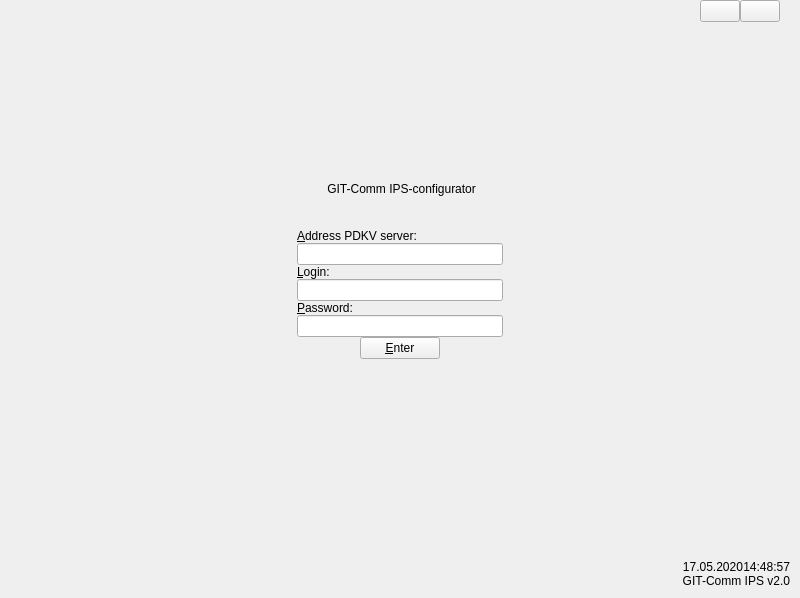
<?xml version="1.0" encoding="UTF-8"?>
<ui version="4.0">
 <class>LoginDialog</class>
 <widget class="QDialog" name="LoginDialog">
  <property name="geometry">
   <rect>
    <x>0</x>
    <y>0</y>
    <width>800</width>
    <height>598</height>
   </rect>
  </property>
  <property name="font">
   <font>
    <family>MS Shell Dlg 2</family>
   </font>
  </property>
  <property name="windowTitle">
   <string notr="true">Login SURV</string>
  </property>
  <property name="styleSheet">
   <string notr="true"/>
  </property>
  <layout class="QVBoxLayout" name="verticalLayout_3">
   <property name="spacing">
    <number>0</number>
   </property>
   <property name="leftMargin">
    <number>0</number>
   </property>
   <property name="topMargin">
    <number>0</number>
   </property>
   <property name="rightMargin">
    <number>0</number>
   </property>
   <property name="bottomMargin">
    <number>0</number>
   </property>
   <item>
    <widget class="QWidget" name="header" native="true">
     <layout class="QHBoxLayout" name="horizontalLayout_2">
      <property name="spacing">
       <number>0</number>
      </property>
      <property name="leftMargin">
       <number>10</number>
      </property>
      <property name="topMargin">
       <number>0</number>
      </property>
      <property name="rightMargin">
       <number>0</number>
      </property>
      <property name="bottomMargin">
       <number>0</number>
      </property>
      <item>
       <widget class="QWidget" name="w_block_logo_login" native="true"/>
      </item>
      <item>
       <spacer name="hs">
        <property name="orientation">
         <enum>Qt::Horizontal</enum>
        </property>
        <property name="sizeHint" stdset="0">
         <size>
          <width>703</width>
          <height>20</height>
         </size>
        </property>
       </spacer>
      </item>
      <item>
       <widget class="QWidget" name="close_container" native="true">
        <layout class="QHBoxLayout" name="horizontalLayout">
         <property name="spacing">
          <number>0</number>
         </property>
         <property name="leftMargin">
          <number>0</number>
         </property>
         <property name="topMargin">
          <number>0</number>
         </property>
         <property name="rightMargin">
          <number>20</number>
         </property>
         <property name="bottomMargin">
          <number>0</number>
         </property>
         <item>
          <widget class="QPushButton" name="b_hideWindow">
           <property name="cursor">
            <cursorShape>PointingHandCursor</cursorShape>
           </property>
           <property name="focusPolicy">
            <enum>Qt::NoFocus</enum>
           </property>
           <property name="text">
            <string/>
           </property>
          </widget>
         </item>
         <item>
          <widget class="QPushButton" name="b_close">
           <property name="minimumSize">
            <size>
             <width>0</width>
             <height>0</height>
            </size>
           </property>
           <property name="maximumSize">
            <size>
             <width>16777215</width>
             <height>16777215</height>
            </size>
           </property>
           <property name="cursor">
            <cursorShape>PointingHandCursor</cursorShape>
           </property>
           <property name="focusPolicy">
            <enum>Qt::NoFocus</enum>
           </property>
           <property name="layoutDirection">
            <enum>Qt::RightToLeft</enum>
           </property>
           <property name="text">
            <string/>
           </property>
          </widget>
         </item>
        </layout>
       </widget>
      </item>
     </layout>
    </widget>
   </item>
   <item>
    <spacer name="v4">
     <property name="orientation">
      <enum>Qt::Vertical</enum>
     </property>
     <property name="sizeHint" stdset="0">
      <size>
       <width>20</width>
       <height>40</height>
      </size>
     </property>
    </spacer>
   </item>
   <item>
    <layout class="QHBoxLayout" name="horizontalLayout_3">
     <property name="spacing">
      <number>0</number>
     </property>
     <item>
      <spacer name="horizontalSpacer_8">
       <property name="orientation">
        <enum>Qt::Horizontal</enum>
       </property>
       <property name="sizeHint" stdset="0">
        <size>
         <width>40</width>
         <height>20</height>
        </size>
       </property>
      </spacer>
     </item>
     <item>
      <widget class="QLabel" name="l_title_prog">
       <property name="text">
        <string> GIT-Comm IPS-configurator</string>
       </property>
      </widget>
     </item>
     <item>
      <spacer name="horizontalSpacer_7">
       <property name="orientation">
        <enum>Qt::Horizontal</enum>
       </property>
       <property name="sizeHint" stdset="0">
        <size>
         <width>40</width>
         <height>20</height>
        </size>
       </property>
      </spacer>
     </item>
    </layout>
   </item>
   <item>
    <layout class="QHBoxLayout" name="horizontalLayout_4">
     <property name="spacing">
      <number>0</number>
     </property>
     <item>
      <spacer name="h10">
       <property name="orientation">
        <enum>Qt::Horizontal</enum>
       </property>
       <property name="sizeHint" stdset="0">
        <size>
         <width>257</width>
         <height>181</height>
        </size>
       </property>
      </spacer>
     </item>
     <item>
      <layout class="QVBoxLayout" name="verticalLayout_2">
       <property name="spacing">
        <number>0</number>
       </property>
       <item>
        <widget class="QWidget" name="LoginForm" native="true">
         <layout class="QVBoxLayout" name="verticalLayout">
          <property name="spacing">
           <number>0</number>
          </property>
          <property name="leftMargin">
           <number>0</number>
          </property>
          <property name="topMargin">
           <number>30</number>
          </property>
          <property name="rightMargin">
           <number>0</number>
          </property>
          <property name="bottomMargin">
           <number>30</number>
          </property>
          <item>
           <layout class="QGridLayout" name="gridLayout">
            <property name="spacing">
             <number>0</number>
            </property>
            <item row="0" column="1">
             <widget class="QLabel" name="l_url">
              <property name="text">
               <string>&amp;Address PDKV server:</string>
              </property>
              <property name="buddy">
               <cstring>m_url</cstring>
              </property>
             </widget>
            </item>
            <item row="1" column="0">
             <spacer name="horizontalSpacer">
              <property name="orientation">
               <enum>Qt::Horizontal</enum>
              </property>
              <property name="sizeType">
               <enum>QSizePolicy::Fixed</enum>
              </property>
              <property name="sizeHint" stdset="0">
               <size>
                <width>30</width>
                <height>20</height>
               </size>
              </property>
             </spacer>
            </item>
            <item row="1" column="1">
             <widget class="QLineEdit" name="m_url">
              <property name="layoutDirection">
               <enum>Qt::LeftToRight</enum>
              </property>
              <property name="maxLength">
               <number>32</number>
              </property>
              <property name="alignment">
               <set>Qt::AlignLeading|Qt::AlignLeft|Qt::AlignVCenter</set>
              </property>
             </widget>
            </item>
            <item row="1" column="2">
             <spacer name="horizontalSpacer_2">
              <property name="orientation">
               <enum>Qt::Horizontal</enum>
              </property>
              <property name="sizeType">
               <enum>QSizePolicy::Fixed</enum>
              </property>
              <property name="sizeHint" stdset="0">
               <size>
                <width>30</width>
                <height>20</height>
               </size>
              </property>
             </spacer>
            </item>
           </layout>
          </item>
          <item>
           <layout class="QGridLayout" name="gridLayout_2">
            <property name="spacing">
             <number>0</number>
            </property>
            <item row="0" column="1">
             <widget class="QLabel" name="l_login">
              <property name="text">
               <string>&amp;Login:</string>
              </property>
              <property name="buddy">
               <cstring>m_login</cstring>
              </property>
             </widget>
            </item>
            <item row="1" column="0">
             <spacer name="horizontalSpacer_3">
              <property name="orientation">
               <enum>Qt::Horizontal</enum>
              </property>
              <property name="sizeType">
               <enum>QSizePolicy::Fixed</enum>
              </property>
              <property name="sizeHint" stdset="0">
               <size>
                <width>30</width>
                <height>20</height>
               </size>
              </property>
             </spacer>
            </item>
            <item row="1" column="1">
             <widget class="QLineEdit" name="m_login">
              <property name="maxLength">
               <number>32</number>
              </property>
             </widget>
            </item>
            <item row="1" column="2">
             <spacer name="horizontalSpacer_4">
              <property name="orientation">
               <enum>Qt::Horizontal</enum>
              </property>
              <property name="sizeType">
               <enum>QSizePolicy::Fixed</enum>
              </property>
              <property name="sizeHint" stdset="0">
               <size>
                <width>30</width>
                <height>20</height>
               </size>
              </property>
             </spacer>
            </item>
           </layout>
          </item>
          <item>
           <layout class="QGridLayout" name="gridLayout_3">
            <property name="spacing">
             <number>0</number>
            </property>
            <item row="0" column="1">
             <widget class="QLabel" name="l_password">
              <property name="text">
               <string>&amp;Password:</string>
              </property>
              <property name="buddy">
               <cstring>m_password</cstring>
              </property>
             </widget>
            </item>
            <item row="1" column="0">
             <spacer name="horizontalSpacer_6">
              <property name="orientation">
               <enum>Qt::Horizontal</enum>
              </property>
              <property name="sizeType">
               <enum>QSizePolicy::Fixed</enum>
              </property>
              <property name="sizeHint" stdset="0">
               <size>
                <width>30</width>
                <height>20</height>
               </size>
              </property>
             </spacer>
            </item>
            <item row="1" column="1">
             <widget class="QLineEdit" name="m_password">
              <property name="maxLength">
               <number>32</number>
              </property>
              <property name="echoMode">
               <enum>QLineEdit::Password</enum>
              </property>
             </widget>
            </item>
            <item row="1" column="2">
             <spacer name="horizontalSpacer_5">
              <property name="orientation">
               <enum>Qt::Horizontal</enum>
              </property>
              <property name="sizeType">
               <enum>QSizePolicy::Fixed</enum>
              </property>
              <property name="sizeHint" stdset="0">
               <size>
                <width>30</width>
                <height>20</height>
               </size>
              </property>
             </spacer>
            </item>
           </layout>
          </item>
          <item>
           <layout class="QHBoxLayout" name="h4">
            <item>
             <spacer name="h5">
              <property name="orientation">
               <enum>Qt::Horizontal</enum>
              </property>
              <property name="sizeHint" stdset="0">
               <size>
                <width>40</width>
                <height>20</height>
               </size>
              </property>
             </spacer>
            </item>
            <item>
             <widget class="QPushButton" name="b_login">
              <property name="enabled">
               <bool>true</bool>
              </property>
              <property name="cursor">
               <cursorShape>PointingHandCursor</cursorShape>
              </property>
              <property name="focusPolicy">
               <enum>Qt::NoFocus</enum>
              </property>
              <property name="text">
               <string>&amp;Enter</string>
              </property>
             </widget>
            </item>
            <item>
             <spacer name="h6">
              <property name="orientation">
               <enum>Qt::Horizontal</enum>
              </property>
              <property name="sizeHint" stdset="0">
               <size>
                <width>40</width>
                <height>20</height>
               </size>
              </property>
             </spacer>
            </item>
           </layout>
          </item>
         </layout>
        </widget>
       </item>
       <item>
        <widget class="QLabel" name="m_info">
         <property name="text">
          <string/>
         </property>
         <property name="scaledContents">
          <bool>true</bool>
         </property>
         <property name="wordWrap">
          <bool>true</bool>
         </property>
        </widget>
       </item>
      </layout>
     </item>
     <item>
      <spacer name="h11">
       <property name="orientation">
        <enum>Qt::Horizontal</enum>
       </property>
       <property name="sizeHint" stdset="0">
        <size>
         <width>257</width>
         <height>181</height>
        </size>
       </property>
      </spacer>
     </item>
    </layout>
   </item>
   <item>
    <spacer name="v5">
     <property name="orientation">
      <enum>Qt::Vertical</enum>
     </property>
     <property name="sizeHint" stdset="0">
      <size>
       <width>20</width>
       <height>111</height>
      </size>
     </property>
    </spacer>
   </item>
   <item>
    <layout class="QHBoxLayout" name="hl1">
     <property name="spacing">
      <number>6</number>
     </property>
     <property name="leftMargin">
      <number>10</number>
     </property>
     <property name="rightMargin">
      <number>10</number>
     </property>
     <property name="bottomMargin">
      <number>10</number>
     </property>
     <item>
      <spacer name="hl3">
       <property name="orientation">
        <enum>Qt::Horizontal</enum>
       </property>
       <property name="sizeHint" stdset="0">
        <size>
         <width>40</width>
         <height>20</height>
        </size>
       </property>
      </spacer>
     </item>
     <item>
      <layout class="QVBoxLayout" name="vll">
       <property name="spacing">
        <number>0</number>
       </property>
       <item>
        <layout class="QHBoxLayout" name="hl2">
         <property name="spacing">
          <number>0</number>
         </property>
         <item>
          <widget class="QLabel" name="l_date">
           <property name="text">
            <string>17.05.2020</string>
           </property>
           <property name="alignment">
            <set>Qt::AlignRight|Qt::AlignTrailing|Qt::AlignVCenter</set>
           </property>
          </widget>
         </item>
         <item>
          <widget class="QLabel" name="l_time">
           <property name="text">
            <string>14:48:57</string>
           </property>
           <property name="alignment">
            <set>Qt::AlignRight|Qt::AlignTrailing|Qt::AlignVCenter</set>
           </property>
          </widget>
         </item>
        </layout>
       </item>
       <item>
        <widget class="QLabel" name="l_version">
         <property name="text">
          <string>GIT-Comm IPS v2.0</string>
         </property>
         <property name="alignment">
          <set>Qt::AlignRight|Qt::AlignTrailing|Qt::AlignVCenter</set>
         </property>
        </widget>
       </item>
      </layout>
     </item>
    </layout>
   </item>
  </layout>
 </widget>
 <tabstops>
  <tabstop>m_url</tabstop>
  <tabstop>m_login</tabstop>
  <tabstop>m_password</tabstop>
 </tabstops>
 <resources/>
 <connections>
  <connection>
   <sender>b_close</sender>
   <signal>clicked()</signal>
   <receiver>LoginDialog</receiver>
   <slot>close()</slot>
   <hints>
    <hint type="sourcelabel">
     <x>789</x>
     <y>31</y>
    </hint>
    <hint type="destinationlabel">
     <x>299</x>
     <y>199</y>
    </hint>
   </hints>
  </connection>
  <connection>
   <sender>m_login</sender>
   <signal>textChanged(QString)</signal>
   <receiver>LoginDialog</receiver>
   <slot>onChanged()</slot>
   <hints>
    <hint type="sourcelabel">
     <x>467</x>
     <y>280</y>
    </hint>
    <hint type="destinationlabel">
     <x>166</x>
     <y>118</y>
    </hint>
   </hints>
  </connection>
  <connection>
   <sender>b_login</sender>
   <signal>clicked()</signal>
   <receiver>LoginDialog</receiver>
   <slot>onAccepted()</slot>
   <hints>
    <hint type="sourcelabel">
     <x>439</x>
     <y>394</y>
    </hint>
    <hint type="destinationlabel">
     <x>399</x>
     <y>298</y>
    </hint>
   </hints>
  </connection>
  <connection>
   <sender>m_password</sender>
   <signal>textChanged(QString)</signal>
   <receiver>LoginDialog</receiver>
   <slot>onChanged()</slot>
   <hints>
    <hint type="sourcelabel">
     <x>399</x>
     <y>313</y>
    </hint>
    <hint type="destinationlabel">
     <x>399</x>
     <y>298</y>
    </hint>
   </hints>
  </connection>
  <connection>
   <sender>m_url</sender>
   <signal>textChanged(QString)</signal>
   <receiver>LoginDialog</receiver>
   <slot>onChanged()</slot>
   <hints>
    <hint type="sourcelabel">
     <x>399</x>
     <y>225</y>
    </hint>
    <hint type="destinationlabel">
     <x>399</x>
     <y>298</y>
    </hint>
   </hints>
  </connection>
  <connection>
   <sender>m_url</sender>
   <signal>returnPressed()</signal>
   <receiver>LoginDialog</receiver>
   <slot>onAccepted()</slot>
   <hints>
    <hint type="sourcelabel">
     <x>399</x>
     <y>207</y>
    </hint>
    <hint type="destinationlabel">
     <x>399</x>
     <y>298</y>
    </hint>
   </hints>
  </connection>
  <connection>
   <sender>m_login</sender>
   <signal>returnPressed()</signal>
   <receiver>LoginDialog</receiver>
   <slot>onAccepted()</slot>
   <hints>
    <hint type="sourcelabel">
     <x>399</x>
     <y>248</y>
    </hint>
    <hint type="destinationlabel">
     <x>399</x>
     <y>298</y>
    </hint>
   </hints>
  </connection>
  <connection>
   <sender>m_password</sender>
   <signal>returnPressed()</signal>
   <receiver>LoginDialog</receiver>
   <slot>onAccepted()</slot>
   <hints>
    <hint type="sourcelabel">
     <x>399</x>
     <y>289</y>
    </hint>
    <hint type="destinationlabel">
     <x>399</x>
     <y>298</y>
    </hint>
   </hints>
  </connection>
 </connections>
 <slots>
  <slot>onAccepted()</slot>
  <slot>onChanged()</slot>
 </slots>
</ui>
